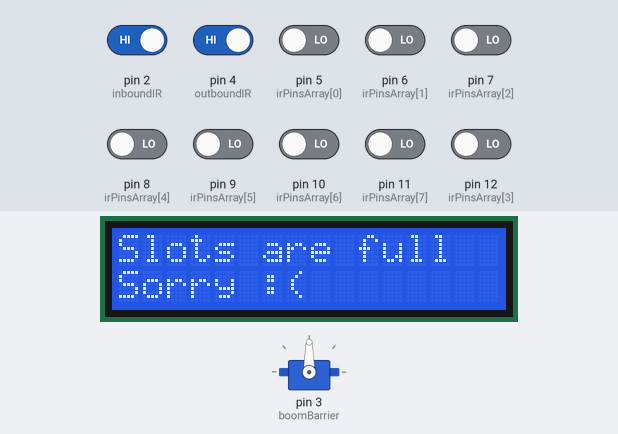
The sketch below on a simulated Arduino Uno, built with avr-gcc and run on an emulated ATmega328P. Shown: servo, 16×2 character LCD. The test bench sets the inputs (shaded band); at power-on: pin 2 (inboundIR), pin 4 (outboundIR) HIGH, pin 5 (irPinsArray[0]), pin 6 (irPinsArray[1]), pin 7 (irPinsArray[2]), pin 8 (irPinsArray[4]), pin 9 (irPinsArray[5]), pin 10 (irPinsArray[6]), pin 11 (irPinsArray[7]), pin 12 (irPinsArray[3]) LOW. What the sketch prints to the serial monitor is not drawn.

Above: at 11.3 s.
11.4 s: pin 2 (inboundIR) driven LOW
At 16.0 s:
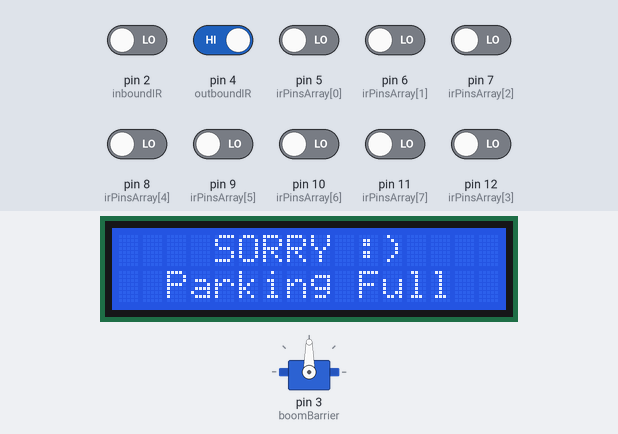
20.9 s: pin 2 (inboundIR) driven HIGH
23.4 s: pin 5 (irPinsArray[0]) driven HIGH
At 26.8 s:
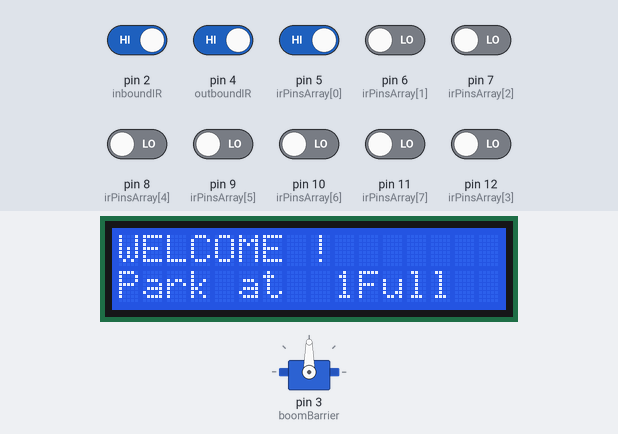
27.1 s: pin 4 (outboundIR) driven LOW
At 28.4 s:
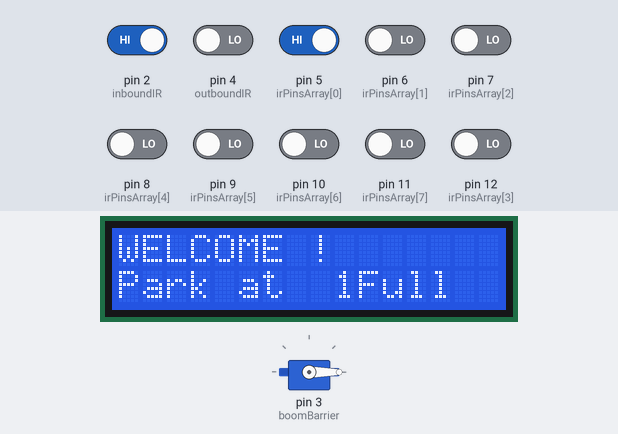
29.6 s: pin 2 (inboundIR) driven LOW
At 30.21 s:
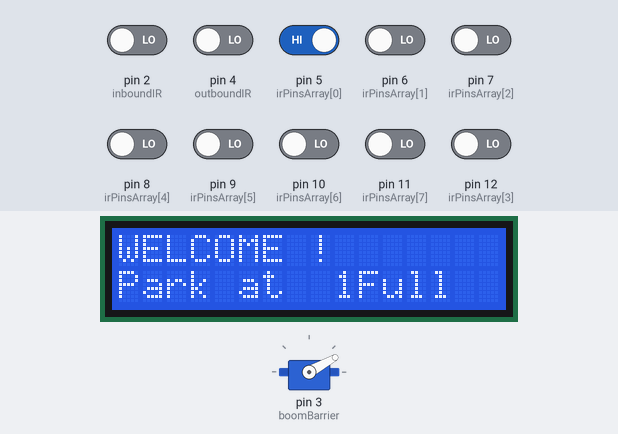
32.7 s: pin 5 (irPinsArray[0]) driven LOW
At 35.7 s:
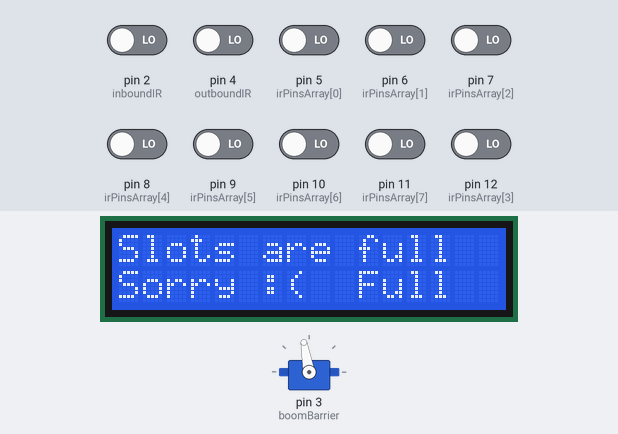
Timing chart, 0 to 37.2 s (numbered marks = the images above; inputs shaded):
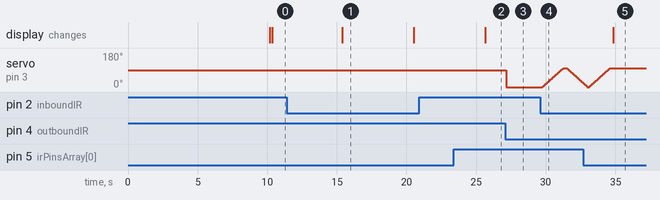

The sketch:

AdvancedCarParking.ino
```cpp
// Arduino Advanced Car Parking System

#include <Wire.h>
#include <LiquidCrystal_I2C.h>
LiquidCrystal_I2C lcd(0x27, 16, 2);  //Change the HEX address
#include <Servo.h>

Servo boomBarrier;

int inboundIR = 2;   // Inbound to Car Parking
int outboundIR = 4;  // Outbound from Car parking

int inboundFlag = 0;
int outboundFlag = 0;

int irPinCount = 8;
int irPinsArray[8] = {
  5, 6, 7, 12, 8, 9, 10, 11  // Parking Slots IR pins
};                           // Change this based on your wiring

int parkingSlots = 8;
bool parkingSlotsStatus[8] = {
  true, true, true, true, true, true, true, true  // Initially All Slots are available
};

void closeBarrier() {

  for (int pos = 0; pos <= 100; pos += 1) {  // goes from 0 degrees to 180 degrees
                                             // in steps of 1 degree
    boomBarrier.write(pos);                  // tell servo to go to position in variable 'pos'
    delay(15);                               // waits 15ms for the servo to reach the position
  }
}

void openBarrier() {
  for (int pos = 100; pos >= 0; pos -= 1) {  // goes from 180 degrees to 0 degrees
    boomBarrier.write(pos);                  // tell servo to go to position in variable 'pos'
    delay(15);                               // waits 15ms for the servo to reach the position
  }
}

int getFreeParkingSlot() {
  int freeSlot = -1;
  Serial.println("Finding Free Slots ... ");
  for (int pos = 0; pos < parkingSlots; pos++) {  // goes through all slots
    if (parkingSlotsStatus[pos] == true) {
      freeSlot = pos + 1;
      break;
    }
  }
  Serial.print("Found Slot ..  ");
  Serial.println(freeSlot);

  return freeSlot;
}


void setup() {

  Serial.begin(9600);

  // the array elements are numbered from 0 to (irPinCount - 1).
  // use a for loop to initialize each pin as an input:

  for (int thisPin = 0; thisPin < irPinCount; thisPin++) {
    pinMode(irPinsArray[thisPin], INPUT);
  }


  boomBarrier.attach(3);
  // boomBarrier.write(90);  // Barrier is Closed

  lcd.init();
  lcd.begin(2, 16);
  lcd.backlight();
  lcd.setCursor(0, 0);
  lcd.print(" SMART MLCP");
  lcd.setCursor(0, 1);
  lcd.print(" BY SHAURYA D");
  delay(10000);
  lcd.clear();
}


void loop() {
  int myfreeslot = getFreeParkingSlot();
  if (myfreeslot > 0) {
    lcd.setCursor(0, 0);
    lcd.print("WELCOME !     ");
    lcd.setCursor(0, 1);
    lcd.print("Park at  ");
    lcd.print(myfreeslot);
    //delay(5000);
  } else {
    lcd.setCursor(0, 0);
    lcd.print("Slots are full");
    lcd.setCursor(0, 1);
    lcd.print("Sorry :(  ");
    delay(5000);
    //lcd.clear();
  }

  if (digitalRead(inboundIR) == LOW && inboundFlag == 0) {  // Inbound IR pin
    if (myfreeslot > 0) {
      inboundFlag = 1;
      if (outboundFlag == 0) {
        // Open the Barrier
        openBarrier();
      }

      Serial.println("Inside Inbound");
      Serial.print("Inbound Flag =");
      Serial.print(inboundFlag);
      Serial.print("\n");
      Serial.println("Outbound Flag = ");
      Serial.print(outboundFlag);
      Serial.print("\n");

    } else {
      lcd.setCursor(0, 0);
      lcd.print("    SORRY :)    ");
      lcd.setCursor(0, 1);
      lcd.print("  Parking Full  ");
      delay(5000);
    }
  }

  if (digitalRead(outboundIR) == LOW && outboundFlag == 0) {  // OutBound IR pin
    outboundFlag = 1;
    if (inboundFlag == 0) {
      boomBarrier.write(0);  // Open the Barrier
    }
    Serial.println("Inside Outbound");
    Serial.print("Inbound Flag =");
    Serial.print(inboundFlag);
    Serial.print("\n");
    Serial.print("Outbound Flag = ");
    Serial.print(outboundFlag);
    Serial.print("\n");
  }

  if (inboundFlag == 1 && outboundFlag == 1) {
    Serial.println("Inside Reset");
    Serial.println("Inbound Flag =");
    Serial.print(inboundFlag);
    Serial.print("\n");
    Serial.println("Outbound Flag = ");
    Serial.print(outboundFlag);
    Serial.print("\n");

    // Close the barrier
    closeBarrier();
    inboundFlag = 0, outboundFlag = 0;

    Serial.println("Inside Reset - after closing");
    Serial.println("Inbound Flag =");
    Serial.print(inboundFlag);
    Serial.print("\n");
    Serial.println("Outbound Flag = ");
    Serial.print(outboundFlag);
    Serial.print("\n");
  }

  // Park in available free slot
  for (int pos = 0; pos < parkingSlots; pos++) {
    if (digitalRead(irPinsArray[pos]) == LOW) {
      Serial.print("Parking at  = ");
      Serial.println(pos);
      parkingSlotsStatus[pos] = false;  // Occupy the Parking Slot
    }
    if (digitalRead(irPinsArray[pos]) == HIGH) {
      parkingSlotsStatus[pos] = true;  // Free the Parking Slot
      Serial.print("Leaving from  = ");
      Serial.println(pos);
    }
  }
}
```

Measured:
- after the input at 11.4 s, the display: changes after 4.0 s (image 1)
- after the input at 20.9 s, every drawn part: stays the same
- after the input at 23.4 s, the display: changes after 2.3 s (image 2)
- after the input at 27.1 s, servo on pin 3 (boomBarrier): 90° → 0° after 0.07 s
- after the input at 29.6 s, servo on pin 3 (boomBarrier): rises from 0° to 100° in 1.5 s, then falls to 21° in 1.4 s
- after the input at 32.7 s, servo on pin 3 (boomBarrier): goes on until 34.6 s, then stays 100°; the display: changes after 2.1 s (image 5)
- what the display in image 1 shows lasts 5.1 s, from 15.4 s to 20.5 s
